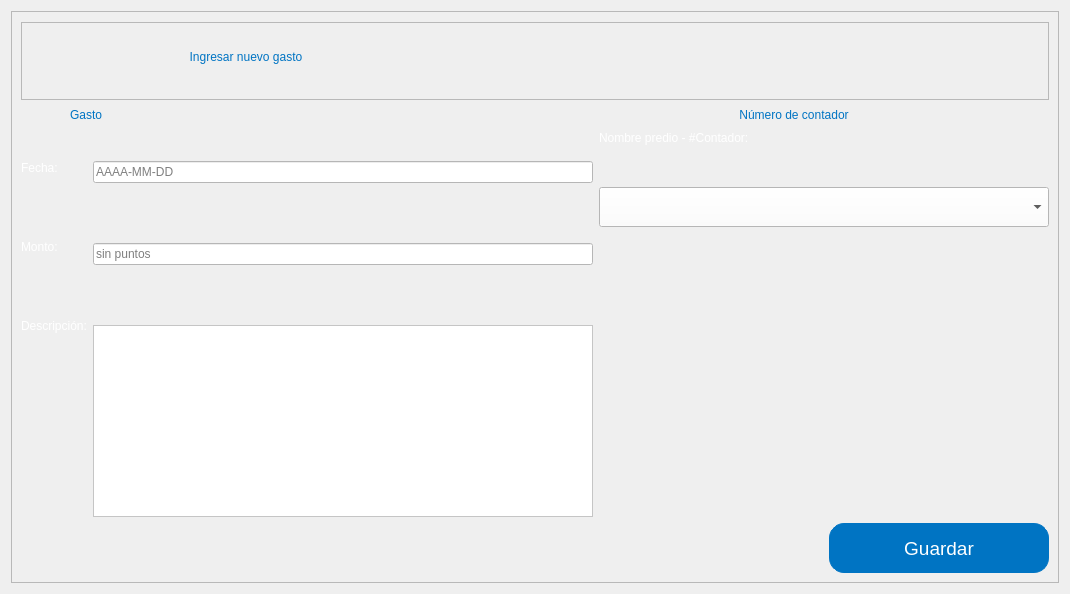
               <widget class="QWidget" name="pagina_gastos">
                <layout class="QHBoxLayout" name="horizontalLayout_7">
                 <item>
                  <widget class="QFrame" name="frame_2">
                   <property name="frameShape">
                    <enum>QFrame::StyledPanel</enum>
                   </property>
                   <property name="frameShadow">
                    <enum>QFrame::Raised</enum>
                   </property>
                   <layout class="QVBoxLayout" name="verticalLayout_20">
                    <item>
                     <widget class="QFrame" name="frame_3">
                      <property name="minimumSize">
                       <size>
                        <width>50</width>
                        <height>78</height>
                       </size>
                      </property>
                      <property name="maximumSize">
                       <size>
                        <width>16777215</width>
                        <height>75</height>
                       </size>
                      </property>
                      <property name="frameShape">
                       <enum>QFrame::StyledPanel</enum>
                      </property>
                      <property name="frameShadow">
                       <enum>QFrame::Raised</enum>
                      </property>
                      <widget class="QWidget" name="layoutWidget">
                       <property name="geometry">
                        <rect>
                         <x>0</x>
                         <y>0</y>
                         <width>498</width>
                         <height>69</height>
                        </rect>
                       </property>
                       <layout class="QHBoxLayout" name="horizontalLayout_17">
                        <item>
                         <widget class="QLabel" name="label_39">
                          <property name="minimumSize">
                           <size>
                            <width>450</width>
                            <height>0</height>
                           </size>
                          </property>
                          <property name="maximumSize">
                           <size>
                            <width>450</width>
                            <height>16777215</height>
                           </size>
                          </property>
                          <property name="styleSheet">
                           <string notr="true">
font: 75 30pt &quot;Segoe UI&quot;;

color: #0074c3;
</string>
                          </property>
                          <property name="text">
                           <string>Ingresar nuevo gasto</string>
                          </property>
                          <property name="alignment">
                           <set>Qt::AlignCenter</set>
                          </property>
                         </widget>
                        </item>
                        <item>
                         <spacer name="horizontalSpacer_5">
                          <property name="orientation">
                           <enum>Qt::Horizontal</enum>
                          </property>
                          <property name="sizeHint" stdset="0">
                           <size>
                            <width>40</width>
                            <height>20</height>
                           </size>
                          </property>
                         </spacer>
                        </item>
                       </layout>
                      </widget>
                     </widget>
                    </item>
                    <item>
                     <layout class="QVBoxLayout" name="verticalLayout_19">
                      <item>
                       <layout class="QHBoxLayout" name="horizontalLayout_19">
                        <item>
                         <layout class="QVBoxLayout" name="verticalLayout_8">
                          <item>
                           <layout class="QHBoxLayout" name="horizontalLayout_18">
                            <item>
                             <widget class="QLabel" name="label_34">
                              <property name="minimumSize">
                               <size>
                                <width>130</width>
                                <height>0</height>
                               </size>
                              </property>
                              <property name="maximumSize">
                               <size>
                                <width>130</width>
                                <height>16777215</height>
                               </size>
                              </property>
                              <property name="styleSheet">
                               <string notr="true">
font: 75 26pt &quot;Segoe UI&quot;;

color: #0074c3;

</string>
                              </property>
                              <property name="text">
                               <string>Gasto</string>
                              </property>
                              <property name="alignment">
                               <set>Qt::AlignCenter</set>
                              </property>
                             </widget>
                            </item>
                            <item>
                             <spacer name="horizontalSpacer_8">
                              <property name="orientation">
                               <enum>Qt::Horizontal</enum>
                              </property>
                              <property name="sizeHint" stdset="0">
                               <size>
                                <width>40</width>
                                <height>20</height>
                               </size>
                              </property>
                             </spacer>
                            </item>
                           </layout>
                          </item>
                          <item>
                           <layout class="QHBoxLayout" name="horizontalLayout_14">
                            <property name="spacing">
                             <number>6</number>
                            </property>
                            <item>
                             <layout class="QVBoxLayout" name="verticalLayout_4">
                              <property name="spacing">
                               <number>65</number>
                              </property>
                              <property name="topMargin">
                               <number>30</number>
                              </property>
                              <item>
                               <widget class="QLabel" name="label_2">
                                <property name="maximumSize">
                                 <size>
                                  <width>220</width>
                                  <height>16777215</height>
                                 </size>
                                </property>
                                <property name="styleSheet">
                                 <string notr="true">font: 15pt &quot;Segoe UI&quot;;
color: rgb(255, 255, 255);</string>
                                </property>
                                <property name="text">
                                 <string>Fecha:</string>
                                </property>
                               </widget>
                              </item>
                              <item>
                               <widget class="QLabel" name="label_3">
                                <property name="maximumSize">
                                 <size>
                                  <width>150</width>
                                  <height>16777215</height>
                                 </size>
                                </property>
                                <property name="styleSheet">
                                 <string notr="true">font: 15pt &quot;Segoe UI&quot;;
color: rgb(255, 255, 255);</string>
                                </property>
                                <property name="text">
                                 <string>Monto:</string>
                                </property>
                               </widget>
                              </item>
                              <item>
                               <widget class="QLabel" name="label_4">
                                <property name="maximumSize">
                                 <size>
                                  <width>150</width>
                                  <height>16777215</height>
                                 </size>
                                </property>
                                <property name="styleSheet">
                                 <string notr="true">font: 15pt &quot;Segoe UI&quot;;
color: rgb(255, 255, 255);</string>
                                </property>
                                <property name="text">
                                 <string>Descripción:</string>
                                </property>
                               </widget>
                              </item>
                              <item>
                               <spacer name="verticalSpacer_7">
                                <property name="orientation">
                                 <enum>Qt::Vertical</enum>
                                </property>
                                <property name="sizeHint" stdset="0">
                                 <size>
                                  <width>20</width>
                                  <height>40</height>
                                 </size>
                                </property>
                               </spacer>
                              </item>
                             </layout>
                            </item>
                            <item>
                             <layout class="QVBoxLayout" name="verticalLayout_5">
                              <property name="spacing">
                               <number>60</number>
                              </property>
                              <property name="topMargin">
                               <number>30</number>
                              </property>
                              <item>
                               <widget class="QLineEdit" name="txt_agregar_feccha">
                                <property name="minimumSize">
                                 <size>
                                  <width>500</width>
                                  <height>0</height>
                                 </size>
                                </property>
                                <property name="maximumSize">
                                 <size>
                                  <width>500</width>
                                  <height>16777215</height>
                                 </size>
                                </property>
                                <property name="sizeIncrement">
                                 <size>
                                  <width>400</width>
                                  <height>0</height>
                                 </size>
                                </property>
                                <property name="styleSheet">
                                 <string notr="true">color: rgb(0, 0, 0);
font: 15pt &quot;Segoe UI&quot;;
background-color: rgb(255, 255, 255);</string>
                                </property>
                                <property name="text">
                                 <string/>
                                </property>
                                <property name="placeholderText">
                                 <string>AAAA-MM-DD</string>
                                </property>
                               </widget>
                              </item>
                              <item>
                               <widget class="QLineEdit" name="txt_agregar_monto">
                                <property name="maximumSize">
                                 <size>
                                  <width>500</width>
                                  <height>16777215</height>
                                 </size>
                                </property>
                                <property name="sizeIncrement">
                                 <size>
                                  <width>500</width>
                                  <height>0</height>
                                 </size>
                                </property>
                                <property name="styleSheet">
                                 <string notr="true">color: rgb(0, 0, 0);
font: 15pt &quot;Segoe UI&quot;;
background-color: rgb(255, 255, 255);</string>
                                </property>
                                <property name="text">
                                 <string/>
                                </property>
                                <property name="placeholderText">
                                 <string>sin puntos</string>
                                </property>
                               </widget>
                              </item>
                              <item>
                               <widget class="QTextEdit" name="txt_agregar_descripcion">
                                <property name="minimumSize">
                                 <size>
                                  <width>500</width>
                                  <height>0</height>
                                 </size>
                                </property>
                                <property name="maximumSize">
                                 <size>
                                  <width>500</width>
                                  <height>16777215</height>
                                 </size>
                                </property>
                                <property name="styleSheet">
                                 <string notr="true">color: rgb(0, 0, 0);
font: 15pt &quot;Segoe UI&quot;;
background-color: rgb(255, 255, 255);</string>
                                </property>
                               </widget>
                              </item>
                             </layout>
                            </item>
                           </layout>
                          </item>
                         </layout>
                        </item>
                        <item>
                         <layout class="QVBoxLayout" name="verticalLayout_18">
                          <item>
                           <layout class="QVBoxLayout" name="verticalLayout_7">
                            <item>
                             <layout class="QHBoxLayout" name="horizontalLayout_16">
                              <item>
                               <widget class="QLabel" name="label_35">
                                <property name="minimumSize">
                                 <size>
                                  <width>390</width>
                                  <height>0</height>
                                 </size>
                                </property>
                                <property name="maximumSize">
                                 <size>
                                  <width>390</width>
                                  <height>16777215</height>
                                 </size>
                                </property>
                                <property name="styleSheet">
                                 <string notr="true">
font: 75 26pt &quot;Segoe UI&quot;;

color: #0074c3;

</string>
                                </property>
                                <property name="text">
                                 <string>Número de contador</string>
                                </property>
                                <property name="alignment">
                                 <set>Qt::AlignCenter</set>
                                </property>
                               </widget>
                              </item>
                              <item>
                               <spacer name="horizontalSpacer_6">
                                <property name="orientation">
                                 <enum>Qt::Horizontal</enum>
                                </property>
                                <property name="sizeHint" stdset="0">
                                 <size>
                                  <width>40</width>
                                  <height>20</height>
                                 </size>
                                </property>
                               </spacer>
                              </item>
                             </layout>
                            </item>
                            <item>
                             <layout class="QVBoxLayout" name="verticalLayout_6">
                              <item>
                               <layout class="QHBoxLayout" name="horizontalLayout_4">
                                <item>
                                 <widget class="QLabel" name="label_8">
                                  <property name="minimumSize">
                                   <size>
                                    <width>320</width>
                                    <height>0</height>
                                   </size>
                                  </property>
                                  <property name="maximumSize">
                                   <size>
                                    <width>320</width>
                                    <height>16777215</height>
                                   </size>
                                  </property>
                                  <property name="styleSheet">
                                   <string notr="true">font: 15pt &quot;Segoe UI&quot;;
color: rgb(255, 255, 255);</string>
                                  </property>
                                  <property name="text">
                                   <string>Nombre predio - #Contador:</string>
                                  </property>
                                  <property name="alignment">
                                   <set>Qt::AlignLeading|Qt::AlignLeft|Qt::AlignTop</set>
                                  </property>
                                 </widget>
                                </item>
                                <item>
                                 <spacer name="horizontalSpacer_9">
                                  <property name="orientation">
                                   <enum>Qt::Horizontal</enum>
                                  </property>
                                  <property name="sizeHint" stdset="0">
                                   <size>
                                    <width>40</width>
                                    <height>20</height>
                                   </size>
                                  </property>
                                 </spacer>
                                </item>
                               </layout>
                              </item>
                              <item>
                               <layout class="QVBoxLayout" name="verticalLayout_17">
                                <property name="topMargin">
                                 <number>30</number>
                                </property>
                                <item>
                                 <widget class="QComboBox" name="combo_contador_gastos">
                                  <property name="enabled">
                                   <bool>true</bool>
                                  </property>
                                  <property name="minimumSize">
                                   <size>
                                    <width>450</width>
                                    <height>40</height>
                                   </size>
                                  </property>
                                  <property name="maximumSize">
                                   <size>
                                    <width>450</width>
                                    <height>16777215</height>
                                   </size>
                                  </property>
                                  <property name="sizeIncrement">
                                   <size>
                                    <width>0</width>
                                    <height>40</height>
                                   </size>
                                  </property>
                                  <property name="styleSheet">
                                   <string notr="true">color: rgb(0, 0, 0);
font: 10pt &quot;Segoe UI&quot;;
background-color: rgb(255, 255, 255);</string>
                                  </property>
                                  <property name="editable">
                                   <bool>false</bool>
                                  </property>
                                  <property name="currentIndex">
                                   <number>-1</number>
                                  </property>
                                 </widget>
                                </item>
                                <item>
                                 <widget class="QLabel" name="label">
                                  <property name="text">
                                   <string/>
                                  </property>
                                 </widget>
                                </item>
                               </layout>
                              </item>
                             </layout>
                            </item>
                           </layout>
                          </item>
                          <item>
                           <spacer name="verticalSpacer_2">
                            <property name="orientation">
                             <enum>Qt::Vertical</enum>
                            </property>
                            <property name="sizeHint" stdset="0">
                             <size>
                              <width>20</width>
                              <height>40</height>
                             </size>
                            </property>
                           </spacer>
                          </item>
                         </layout>
                        </item>
                       </layout>
                      </item>
                      <item>
                       <layout class="QHBoxLayout" name="horizontalLayout_8">
                        <item>
                         <spacer name="horizontalSpacer_2">
                          <property name="orientation">
                           <enum>Qt::Horizontal</enum>
                          </property>
                          <property name="sizeHint" stdset="0">
                           <size>
                            <width>40</width>
                            <height>20</height>
                           </size>
                          </property>
                         </spacer>
                        </item>
                        <item>
                         <widget class="QPushButton" name="bt_guardar_gasto">
                          <property name="minimumSize">
                           <size>
                            <width>220</width>
                            <height>50</height>
                           </size>
                          </property>
                          <property name="maximumSize">
                           <size>
                            <width>220</width>
                            <height>50</height>
                           </size>
                          </property>
                          <property name="font">
                           <font>
                            <family>Segoe UI</family>
                            <pointsize>14</pointsize>
                            <weight>50</weight>
                            <italic>false</italic>
                            <bold>false</bold>
                           </font>
                          </property>
                          <property name="cursor">
                           <cursorShape>PointingHandCursor</cursorShape>
                          </property>
                          <property name="styleSheet">
                           <string notr="true">QPushButton {
    background-color: #0074c3;  /* Color de fondo */
    color: rgb(255, 255, 255);
    border: 1px solid #0074c3;  /* Borde del botón */
    padding: 5px 10px;  /* Relleno interno */
    border-radius: 15px;  /* Bordes redondeados */
	font: 14pt &quot;Segoe UI&quot;;
}

QPushButton:hover{
  font: 14pt &quot;Segoe UI&quot;;
  background-color: #0063a5; 
}</string>
                          </property>
                          <property name="text">
                           <string>Guardar</string>
                          </property>
                          <property name="icon">
                           <iconset resource="../iconos/gastos.qrc">
                            <normaloff>:/gastos/computadora.png</normaloff>:/gastos/computadora.png</iconset>
                          </property>
                          <property name="iconSize">
                           <size>
                            <width>45</width>
                            <height>45</height>
                           </size>
                          </property>
                         </widget>
                        </item>
                       </layout>
                      </item>
                     </layout>
                    </item>
                   </layout>
                  </widget>
                 </item>
                </layout>
               </widget>
